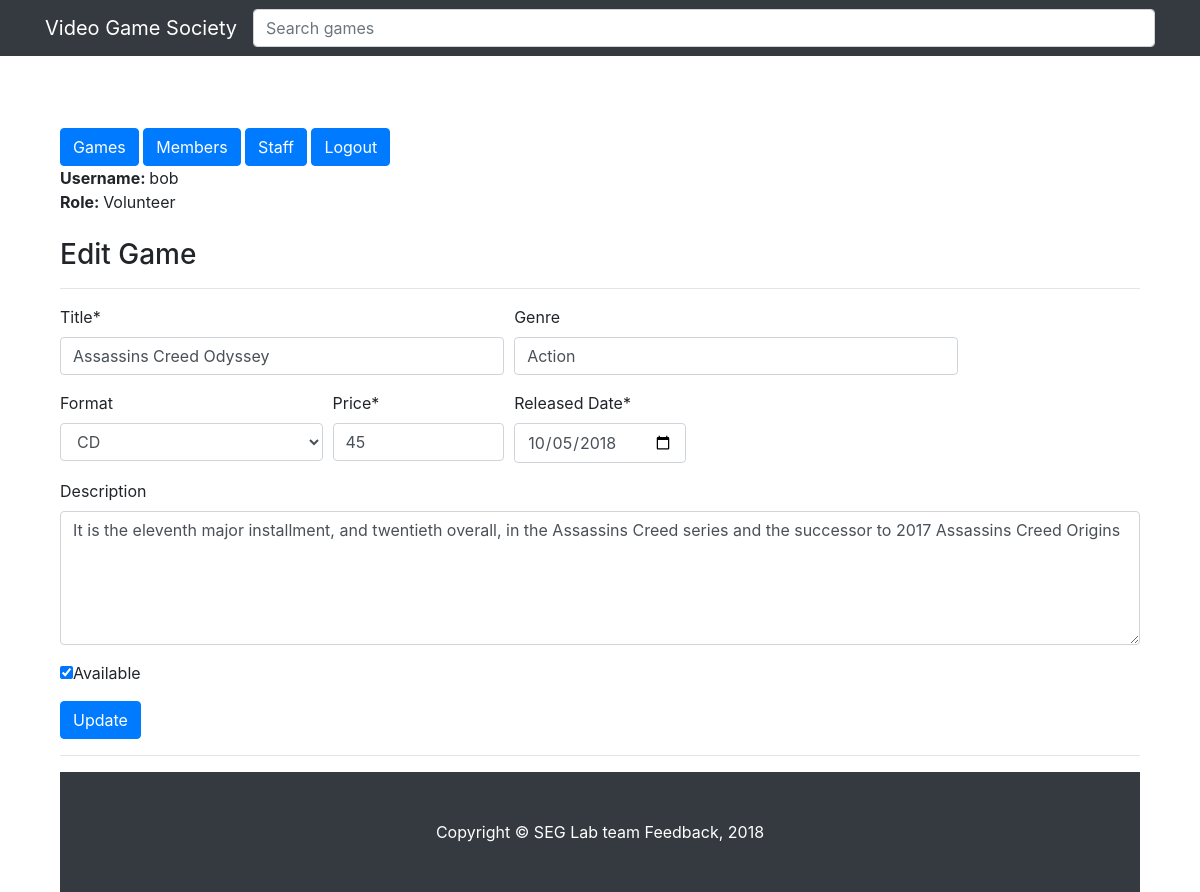
The page /public/games/edit.php?id=3 (signed in) on the database its author committed.
### tables this page shows
CREATE TABLE Games(
                    Game_ID      INT         NOT NULL AUTO_INCREMENT,
                    Title        VARCHAR(32) NOT NULL,
                    Genre        VARCHAR(32),
                    Release_Year DATE        NOT NULL,
                    Description  VARCHAR(1024),
                    FormatOfGame VARCHAR(9),
                    Value        INT         NOT NULL,
                    isAvailable  BOOLEAN     NOT NULL,

                    PRIMARY KEY (Game_ID)

);

### private/functions.php (called while the page is built, shortened)
<?php
function url_for($script_path) {
  if($script_path[0] != '/') {
    $script_path = "/" . $script_path;
  }
  return WWW_ROOT . $script_path;
}
function u($string="") {
  return urlencode($string);
}
function h($string="") {
  return htmlspecialchars($string);
}
?>

### public/games/edit.php (the view, shortened to what this page needs)
<?php require_once('../../private/initialize.php'); ?>
<?php include(SHARED_PATH . '/header.php'); ?>
<?php
$id = $_GET['id'] ?? '';
    $sql = "SELECT * FROM Games ";
    $sql.= "WHERE Game_ID='" . $id . "'";
    $result = mysqli_query($db, $sql);
    $game = mysqli_fetch_assoc($result);
?>
<br>
<h3>Edit Game</h3>
<hr/>
<form action="<?php echo url_for('./games/edit.php?id= '. h(u($game['Game_ID'])) ); ?>" method="post">
  <div class="form-row">
    <div class="form-group col-md-5">
      <label for="title">Title*</label>
      <input type="text" class="form-control" name="title" placeholder="Title" value="<?php echo h($game['Title']); ?>" method="post" required>
    </div>
   <div class="form-group col-md-5">
      <label for="genre">Genre</label>
      <input type="text" class="form-control" name="genre" placeholder="Genre" value="<?php echo h($game['Genre']); ?>" method="post">
    </div>
  </div>
  <div class="form-row">
    <div class="form-group col-md-3">
      <label for="format">Format</label>
      <select name="format" class="form-control" id="formatOfGame" method="post">
        <?php if( ($game['FormatOfGame']) == 'CD'){ ?>
              <option selected="selected" value="CD">CD</option>
        <?php } ?>
      </select>
    </div>
    <div class="form-group col-md-2">
      <label for="value">Price*</label>
      <input type="text" class="form-control" name="value" placeholder="0" value="<?php echo h($game['Value']); ?>" method="post" required>
    </div>
     <div class="form-group col-md-2">
      <label for="released_date">Released Date*</label>
      <input type="date" class="form-control" name="released_date" value="<?php echo h($game['Release_Year']); ?>" placeholder="YYYY-MM-DD" required>
    </div>
  </div>
    <div class="form-group">
        <div class="form-group col-m-10">
            <label for="description">Description</label>
            <textarea class="form-control" name="description" rows="5" cols="100" method="post"><?php echo h($game['Description']); ?></textarea>
        </div>
   </div>
    <div class="form-row">
        <div class="form-group col-m-2">
            <input type="checkbox" name="isAvailable" value="1" method="post"
                <?php if( ($game['isAvailable']) == '1') echo 'checked';
                ?>
            >Available<br>
        </div>
    </div>
  <button type="submit" class="btn btn-primary">Update</button>
</form>
<hr/>
<?php include(SHARED_PATH . '/footer.php'); ?>

### public/css/gameList.css (style rules this page uses)
body { padding-top: 54px; }
@media (min-width: 992px) { body { padding-top: 56px; } }

### private/shared/header.php (style rules this page uses)
body { width:90%; margin: 0 auto; }

### rows shown on the page
games: title "Assassins Creed Odyssey", genre "Action", format "CD", value "45", released_date "10/05/2018", description "It is the eleventh major installment, and twentieth overall, in the Assassins Creed series and the successor to 2017 Assassins Creed Origins", isAvailable "☑"

### other values the page prints
$_SESSION['username'] "bob"
$_SESSION['role'] "Volunteer"
